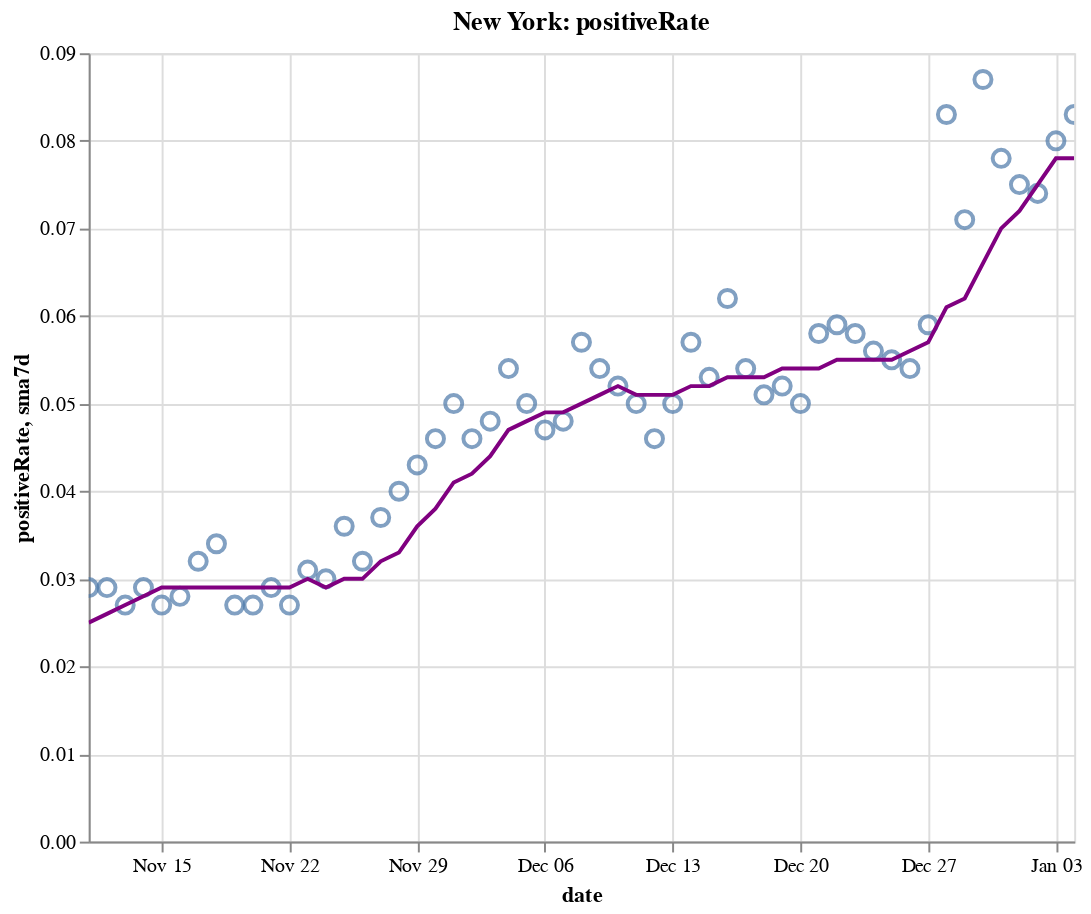

The notebook cell this image was saved under:
### Code cell
create_plot(ny, 'positiveRate')

### Figure 1 — Vega-Lite specification as saved in the notebook (floating-point values rounded to 4 significant figures)
{"config": {"view": {"continuousWidth": 400, "continuousHeight": 300}}, "layer": [{"layer": [{"mark": {"type": "point", "size": 75}, "encoding": {"tooltip": [{"type": "temporal", "field": "date"}, {"type": "quantitative", "field": "positiveRate"}, {"type": "quantitative", "field": "sma7d"}], "x": {"type": "temporal", "field": "date"}, "y": {"type": "quantitative", "field": "positiveRate"}}, "selection": {"selector010": {"type": "interval", "bind": "scales", "encodings": ["x", "y"]}}}, {"mark": {"type": "line", "color": "purple"}, "encoding": {"x": {"type": "temporal", "field": "date"}, "y": {"type": "quantitative", "field": "sma7d"}}}]}, {"mark": {"type": "rule", "color": "#aaa"}, "encoding": {"x": {"type": "temporal", "field": "date"}}, "transform": [{"filter": {"selection": "selector009"}}]}, {"mark": "circle", "encoding": {"opacity": {"condition": {"value": 1, "selection": "selector009"}, "value": 0}, "tooltip": [{"type": "temporal", "field": "date"}, {"type": "quantitative", "field": "positiveRate"}, {"type": "quantitative", "field": "sma7d"}], "x": {"type": "temporal", "field": "date"}, "y": {"type": "quantitative", "field": "positiveRate"}}, "selection": {"selector009": {"type": "single", "encodings": ["x"], "on": "mouseover", "nearest": true, "empty": "none"}}}, {"mark": {"type": "text", "align": "left", "dx": 5, "dy": -5, "stroke": "white", "strokeWidth": 2}, "encoding": {"text": {"type": "quantitative", "field": "positiveRate"}, "tooltip": [{"type": "temporal", "field": "date"}, {"type": "quantitative", "field": "positiveRate"}, {"type": "quantitative", "field": "sma7d"}], "x": {"type": "temporal", "field": "date"}, "y": {"type": "quantitative", "field": "positiveRate"}}, "transform": [{"filter": {"selection": "selector009"}}]}, {"mark": {"type": "text", "align": "left", "dx": 5, "dy": -5}, "encoding": {"text": {"type": "quantitative", "field": "positiveRate"}, "tooltip": [{"type": "temporal", "field": "date"}, {"type": "quantitative", "field": "positiveRate"}, {"type": "quantitative", "field": "sma7d"}], "x": {"type": "temporal", "field": "date"}, "y": {"type": "quantitative", "field": "positiveRate"}}, "transform": [{"filter": {"selection": "selector009"}}]}], "data": {"name": "data-d9bebb1a2b3c6f903e1e0f9a47e06896"}, "height": 400, "title": "New York: positiveRate", "width": 500, "$schema": "https://vega.github.io/schema/vega-lite/v4.8.1.json", "datasets": {"data-d9bebb1a2b3c6f903e1e0f9a47e06896": [{"date": "2020-11-11T00:00:00", "totalTestResultsIncrease": 164300.0, "positiveIncrease": 4820.0, "death": 26030.0, "deathIncrease": 21.0, "positiveRate": 0.029, "state": "New York", "sma7d": 0.025}, {"date": "2020-11-12T00:00:00", "totalTestResultsIncrease": 162600.0, "positiveIncrease": 4797.0, "death": 26060.0, "deathIncrease": 29.0, "positiveRate": 0.029, "state": "New York", "sma7d": 0.026}, {"date": "2020-11-13T00:00:00", "totalTestResultsIncrease": 203700.0, "positiveIncrease": 5401.0, "death": 26080.0, "deathIncrease": 24.0, "positiveRate": 0.027, "state": "New York", "sma7d": 0.027}, {"date": "2020-11-14T00:00:00", "totalTestResultsIncrease": 184200.0, "positiveIncrease": 5388.0, "death": 26100.0, "deathIncrease": 24.0, "positiveRate": 0.029, "state": "New York", "sma7d": 0.028}, {"date": "2020-11-15T00:00:00", "totalTestResultsIncrease": 133200.0, "positiveIncrease": 3649.0, "death": 26130.0, "deathIncrease": 30.0, "positiveRate": 0.027, "state": "New York", "sma7d": 0.029}, {"date": "2020-11-16T00:00:00", "totalTestResultsIncrease": 124600.0, "positiveIncrease": 3490.0, "death": 26160.0, "deathIncrease": 26.0, "positiveRate": 0.028, "state": "New York", "sma7d": 0.029}, {"date": "2020-11-17T00:00:00", "totalTestResultsIncrease": 159900.0, "positiveIncrease": 5088.0, "death": 26190.0, "deathIncrease": 30.0, "positiveRate": 0.032, "state": "New York", "sma7d": 0.029}, {"date": "2020-11-18T00:00:00", "totalTestResultsIncrease": 154400.0, "positiveIncrease": 5294.0, "death": 26220.0, "deathIncrease": 36.0, "positiveRate": 0.034, "state": "New York", "sma7d": 0.029}, {"date": "2020-11-19T00:00:00", "totalTestResultsIncrease": 195200.0, "positiveIncrease": 5310.0, "death": 26260.0, "deathIncrease": 32.0, "positiveRate": 0.027, "state": "New York", "sma7d": 0.029}, {"date": "2020-11-20T00:00:00", "totalTestResultsIncrease": 205500.0, "positiveIncrease": 5468.0, "death": 26290.0, "deathIncrease": 35.0, "positiveRate": 0.027, "state": "New York", "sma7d": 0.029}, {"date": "2020-11-21T00:00:00", "totalTestResultsIncrease": 207900.0, "positiveIncrease": 5972.0, "death": 26330.0, "deathIncrease": 34.0, "positiveRate": 0.029, "state": "New York", "sma7d": 0.029}, {"date": "2020-11-22T00:00:00", "totalTestResultsIncrease": 196600.0, "positiveIncrease": 5392.0, "death": 26360.0, "deathIncrease": 31.0, "positiveRate": 0.027, "state": "New York", "sma7d": 0.029}, {"date": "2020-11-23T00:00:00", "totalTestResultsIncrease": 191500.0, "positiveIncrease": 5906.0, "death": 26390.0, "deathIncrease": 33.0, "positiveRate": 0.031, "state": "New York", "sma7d": 0.03}, {"date": "2020-11-24T00:00:00", "totalTestResultsIncrease": 164800.0, "positiveIncrease": 4881.0, "death": 26440.0, "deathIncrease": 51.0, "positiveRate": 0.03, "state": "New York", "sma7d": 0.029}, {"date": "2020-11-25T00:00:00", "totalTestResultsIncrease": 173100.0, "positiveIncrease": 6265.0, "death": 26480.0, "deathIncrease": 41.0, "positiveRate": 0.036, "state": "New York", "sma7d": 0.03}, {"date": "2020-11-26T00:00:00", "totalTestResultsIncrease": 217700.0, "positiveIncrease": 6933.0, "death": 26550.0, "deathIncrease": 67.0, "positiveRate": 0.032, "state": "New York", "sma7d": 0.03}, {"date": "2020-11-27T00:00:00", "totalTestResultsIncrease": 219400.0, "positiveIncrease": 8176.0, "death": 26590.0, "deathIncrease": 39.0, "positiveRate": 0.037, "state": "New York", "sma7d": 0.032}, {"date": "2020-11-28T00:00:00", "totalTestResultsIncrease": 152400.0, "positiveIncrease": 6063.0, "death": 26630.0, "deathIncrease": 44.0, "positiveRate": 0.04, "state": "New York", "sma7d": 0.033}, {"date": "2020-11-29T00:00:00", "totalTestResultsIncrease": 157300.0, "positiveIncrease": 6723.0, "death": 26690.0, "deathIncrease": 58.0, "positiveRate": 0.043, "state": "New York", "sma7d": 0.036}, {"date": "2020-11-30T00:00:00", "totalTestResultsIncrease": 149000.0, "positiveIncrease": 6819.0, "death": 26750.0, "deathIncrease": 57.0, "positiveRate": 0.046, "state": "New York", "sma7d": 0.038}, {"date": "2020-12-01T00:00:00", "totalTestResultsIncrease": 146700.0, "positiveIncrease": 7285.0, "death": 26820.0, "deathIncrease": 69.0, "positiveRate": 0.05, "state": "New York", "sma7d": 0.041}, {"date": "2020-12-02T00:00:00", "totalTestResultsIncrease": 193600.0, "positiveIncrease": 8973.0, "death": 26890.0, "deathIncrease": 73.0, "positiveRate": 0.046, "state": "New York", "sma7d": 0.042}, {"date": "2020-12-03T00:00:00", "totalTestResultsIncrease": 203400.0, "positiveIncrease": 9855.0, "death": 26960.0, "deathIncrease": 66.0, "positiveRate": 0.048, "state": "New York", "sma7d": 0.044}, {"date": "2020-12-04T00:00:00", "totalTestResultsIncrease": 208300.0, "positiveIncrease": 11270.0, "death": 27020.0, "deathIncrease": 62.0, "positiveRate": 0.054, "state": "New York", "sma7d": 0.047}, {"date": "2020-12-05T00:00:00", "totalTestResultsIncrease": 215400.0, "positiveIncrease": 10760.0, "death": 27090.0, "deathIncrease": 72.0, "positiveRate": 0.05, "state": "New York", "sma7d": 0.048}, {"date": "2020-12-06T00:00:00", "totalTestResultsIncrease": 205800.0, "positiveIncrease": 9702.0, "death": 27150.0, "deathIncrease": 60.0, "positiveRate": 0.047, "state": "New York", "sma7d": 0.049}, {"date": "2020-12-07T00:00:00", "totalTestResultsIncrease": 152300.0, "positiveIncrease": 7302.0, "death": 27230.0, "deathIncrease": 83.0, "positiveRate": 0.048, "state": "New York", "sma7d": 0.049}, {"date": "2020-12-08T00:00:00", "totalTestResultsIncrease": 162500.0, "positiveIncrease": 9335.0, "death": 27310.0, "deathIncrease": 75.0, "positiveRate": 0.057, "state": "New York", "sma7d": 0.05}, {"date": "2020-12-09T00:00:00", "totalTestResultsIncrease": 194600.0, "positiveIncrease": 10600.0, "death": 27400.0, "deathIncrease": 97.0, "positiveRate": 0.054, "state": "New York", "sma7d": 0.051}, {"date": "2020-12-10T00:00:00", "totalTestResultsIncrease": 197400.0, "positiveIncrease": 10180.0, "death": 27500.0, "deathIncrease": 94.0, "positiveRate": 0.052, "state": "New York", "sma7d": 0.052}, {"date": "2020-12-11T00:00:00", "totalTestResultsIncrease": 212700.0, "positiveIncrease": 10600.0, "death": 27590.0, "deathIncrease": 89.0, "positiveRate": 0.05, "state": "New York", "sma7d": 0.051}, {"date": "2020-12-12T00:00:00", "totalTestResultsIncrease": 242900.0, "positiveIncrease": 11130.0, "death": 27680.0, "deathIncrease": 88.0, "positiveRate": 0.046, "state": "New York", "sma7d": 0.051}, {"date": "2020-12-13T00:00:00", "totalTestResultsIncrease": 205200.0, "positiveIncrease": 10190.0, "death": 27780.0, "deathIncrease": 110.0, "positiveRate": 0.05, "state": "New York", "sma7d": 0.051}, {"date": "2020-12-14T00:00:00", "totalTestResultsIncrease": 159800.0, "positiveIncrease": 9044.0, "death": 27870.0, "deathIncrease": 85.0, "positiveRate": 0.057, "state": "New York", "sma7d": 0.052}, {"date": "2020-12-15T00:00:00", "totalTestResultsIncrease": 194200.0, "positiveIncrease": 10350.0, "death": 28000.0, "deathIncrease": 132.0, "positiveRate": 0.053, "state": "New York", "sma7d": 0.052}, {"date": "2020-12-16T00:00:00", "totalTestResultsIncrease": 160900.0, "positiveIncrease": 9998.0, "death": 28100.0, "deathIncrease": 98.0, "positiveRate": 0.062, "state": "New York", "sma7d": 0.053}, {"date": "2020-12-17T00:00:00", "totalTestResultsIncrease": 202800.0, "positiveIncrease": 10910.0, "death": 28220.0, "deathIncrease": 122.0, "positiveRate": 0.054, "state": "New York", "sma7d": 0.053}, {"date": "2020-12-18T00:00:00", "totalTestResultsIncrease": 249400.0, "positiveIncrease": 12700.0, "death": 28340.0, "deathIncrease": 122.0, "positiveRate": 0.051, "state": "New York", "sma7d": 0.053}, {"date": "2020-12-19T00:00:00", "totalTestResultsIncrease": 191500.0, "positiveIncrease": 9919.0, "death": 28470.0, "deathIncrease": 130.0, "positiveRate": 0.052, "state": "New York", "sma7d": 0.054}, {"date": "2020-12-20T00:00:00", "totalTestResultsIncrease": 197300.0, "positiveIncrease": 9957.0, "death": 28600.0, "deathIncrease": 124.0, "positiveRate": 0.05, "state": "New York", "sma7d": 0.054}, {"date": "2020-12-21T00:00:00", "totalTestResultsIncrease": 156500.0, "positiveIncrease": 9007.0, "death": 28710.0, "deathIncrease": 111.0, "positiveRate": 0.058, "state": "New York", "sma7d": 0.054}, {"date": "2020-12-22T00:00:00", "totalTestResultsIncrease": 164900.0, "positiveIncrease": 9716.0, "death": 28850.0, "deathIncrease": 141.0, "positiveRate": 0.059, "state": "New York", "sma7d": 0.055}, {"date": "2020-12-23T00:00:00", "totalTestResultsIncrease": 204400.0, "positiveIncrease": 11940.0, "death": 29020.0, "deathIncrease": 166.0, "positiveRate": 0.058, "state": "New York", "sma7d": 0.055}, {"date": "2020-12-24T00:00:00", "totalTestResultsIncrease": 226300.0, "positiveIncrease": 12570.0, "death": 29150.0, "deathIncrease": 133.0, "positiveRate": 0.056, "state": "New York", "sma7d": 0.055}, {"date": "2020-12-25T00:00:00", "totalTestResultsIncrease": 226600.0, "positiveIncrease": 12450.0, "death": 29270.0, "deathIncrease": 121.0, "positiveRate": 0.055, "state": "New York", "sma7d": 0.055}, {"date": "2020-12-26T00:00:00", "totalTestResultsIncrease": 201400.0, "positiveIncrease": 10810.0, "death": 29400.0, "deathIncrease": 126.0, "positiveRate": 0.054, "state": "New York", "sma7d": 0.056}, {"date": "2020-12-27T00:00:00", "totalTestResultsIncrease": 130300.0, "positiveIncrease": 7623.0, "death": 29510.0, "deathIncrease": 115.0, "positiveRate": 0.059, "state": "New York", "sma7d": 0.057}, {"date": "2020-12-28T00:00:00", "totalTestResultsIncrease": 124900.0, "positiveIncrease": 10410.0, "death": 29630.0, "deathIncrease": 118.0, "positiveRate": 0.083, "state": "New York", "sma7d": 0.061}, {"date": "2020-12-29T00:00:00", "totalTestResultsIncrease": 160200.0, "positiveIncrease": 11440.0, "death": 29760.0, "deathIncrease": 127.0, "positiveRate": 0.071, "state": "New York", "sma7d": 0.062}, {"date": "2020-12-30T00:00:00", "totalTestResultsIncrease": 154900.0, "positiveIncrease": 13420.0, "death": 29900.0, "deathIncrease": 149.0, "positiveRate": 0.087, "state": "New York", "sma7d": 0.066}, {"date": "2020-12-31T00:00:00", "totalTestResultsIncrease": 216600.0, "positiveIncrease": 16800.0, "death": 30040.0, "deathIncrease": 135.0, "positiveRate": 0.078, "state": "New York", "sma7d": 0.07}, {"date": "2021-01-01T00:00:00", "totalTestResultsIncrease": 219300.0, "positiveIncrease": 16500.0, "death": 30210.0, "deathIncrease": 168.0, "positiveRate": 0.075, "state": "New York", "sma7d": 0.072}, {"date": "2021-01-02T00:00:00", "totalTestResultsIncrease": 202400.0, "positiveIncrease": 15070.0, "death": 30340.0, "deathIncrease": 129.0, "positiveRate": 0.074, "state": "New York", "sma7d": 0.075}, {"date": "2021-01-03T00:00:00", "totalTestResultsIncrease": 142300.0, "positiveIncrease": 11370.0, "death": 30480.0, "deathIncrease": 139.0, "positiveRate": 0.08, "state": "New York", "sma7d": 0.078}, {"date": "2021-01-04T00:00:00", "totalTestResultsIncrease": 134400.0, "positiveIncrease": 11210.0, "death": 30650.0, "deathIncrease": 172.0, "positiveRate": 0.083, "state": "New York", "sma7d": 0.078}]}}
